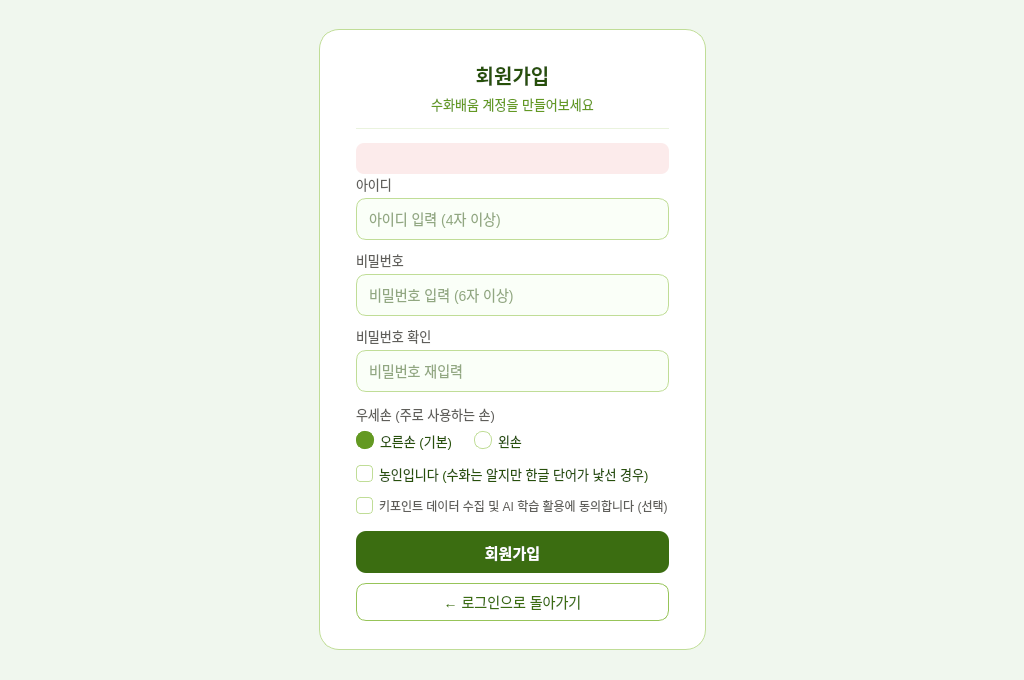
<?xml version="1.0" encoding="UTF-8"?>
<ui version="4.0">
 <class>RegisterWidget</class>
 <widget class="QWidget" name="RegisterWidget">
  <property name="geometry">
   <rect><x>0</x><y>0</y><width>1024</width><height>680</height></rect>
  </property>
  <property name="windowTitle"><string>수화배움 — 회원가입</string></property>
  <property name="styleSheet">
   <string notr="true">
QWidget#RegisterWidget { background: #F0F7EE; }
QFrame#regCard { background: white; border-radius: 20px; border: 1px solid #C0DD97; }
QLabel#titleLabel { font-size: 20px; font-weight: 500; color: #27500A; }
QLabel#subLabel   { font-size: 13px; color: #639922; }
QFrame#divider    { background: #EAF3DE; border: none; max-height: 1px; }
QLabel#errorLabel { color:#A32D2D; background:#FCEBEB; border-radius:8px; padding:8px; font-size:13px; }
QLabel#fieldLabel { font-size: 13px; color: #5F5E5A; }
QLineEdit {
    border: 1px solid #C0DD97; border-radius: 10px;
    padding: 0 10px; font-size: 14px; color: #27500A;
    background: #FAFFF8; min-height: 40px; max-height: 40px;
}
QLineEdit:focus { border-color: #639922; background: #F3FBED; }
QRadioButton {
    font-size: 13px; color: #27500A; spacing: 6px;
}
QRadioButton::indicator {
    width: 16px; height: 16px;
    border: 1px solid #C0DD97; border-radius: 8px; background: white;
}
QRadioButton::indicator:checked {
    background: #639922; border-color: #639922;
}
QCheckBox#consentBox {
    font-size: 12px; color: #5F5E5A;
}
QCheckBox#consentBox::indicator {
    width: 15px; height: 15px;
    border: 1px solid #C0DD97; border-radius: 4px; background: white;
}
QCheckBox#consentBox::indicator:checked { background: #639922; border-color: #639922; }
QCheckBox#deafBox {
    font-size: 13px; color: #27500A;
}
QCheckBox#deafBox::indicator {
    width: 15px; height: 15px;
    border: 1px solid #C0DD97; border-radius: 4px; background: white;
}
QCheckBox#deafBox::indicator:checked { background: #639922; border-color: #639922; }
QPushButton#registerBtn {
    background: #3B6D11; color: white; border: none;
    border-radius: 10px; font-size: 15px; font-weight: 500;
}
QPushButton#registerBtn:hover { background: #27500A; }
QPushButton#registerBtn:disabled { background: #B4B2A9; }
QPushButton#backBtn {
    background: transparent; color: #3B6D11;
    border: 1px solid #97C459; border-radius: 10px; font-size: 14px;
}
QPushButton#backBtn:hover { background: #EAF3DE; }
   </string>
  </property>

  <layout class="QVBoxLayout" name="rootLayout">
   <property name="spacing"><number>0</number></property>
   <property name="leftMargin"><number>0</number></property>
   <property name="topMargin"><number>0</number></property>
   <property name="rightMargin"><number>0</number></property>
   <property name="bottomMargin"><number>0</number></property>

   <item>
    <spacer><property name="orientation"><enum>Qt::Vertical</enum></property><property name="sizeHint" stdset="0"><size><width>20</width><height>30</height></size></property></spacer>
   </item>

   <item>
    <layout class="QHBoxLayout" name="centerRow">
     <item><spacer><property name="orientation"><enum>Qt::Horizontal</enum></property><property name="sizeHint" stdset="0"><size><width>40</width><height>20</height></size></property></spacer></item>
     <item>
      <widget class="QFrame" name="regCard">
       <property name="minimumWidth"><number>420</number></property>
       <property name="maximumWidth"><number>420</number></property>

       <layout class="QVBoxLayout" name="cardLayout">
        <property name="leftMargin"><number>36</number></property>
        <property name="topMargin"><number>30</number></property>
        <property name="rightMargin"><number>36</number></property>
        <property name="bottomMargin"><number>28</number></property>
        <property name="spacing"><number>0</number></property>

        <!-- 타이틀 -->
        <item><widget class="QLabel" name="titleLabel"><property name="text"><string>회원가입</string></property><property name="alignment"><set>Qt::AlignCenter</set></property></widget></item>
        <item><spacer><property name="orientation"><enum>Qt::Vertical</enum></property><property name="sizeType"><enum>QSizePolicy::Fixed</enum></property><property name="sizeHint" stdset="0"><size><width>20</width><height>4</height></size></property></spacer></item>
        <item><widget class="QLabel" name="subLabel"><property name="text"><string>수화배움 계정을 만들어보세요</string></property><property name="alignment"><set>Qt::AlignCenter</set></property></widget></item>
        <item><spacer><property name="orientation"><enum>Qt::Vertical</enum></property><property name="sizeType"><enum>QSizePolicy::Fixed</enum></property><property name="sizeHint" stdset="0"><size><width>20</width><height>14</height></size></property></spacer></item>
        <item><widget class="QFrame" name="divider"><property name="frameShape"><enum>QFrame::HLine</enum></property><property name="frameShadow"><enum>QFrame::Plain</enum></property></widget></item>
        <item><spacer><property name="orientation"><enum>Qt::Vertical</enum></property><property name="sizeType"><enum>QSizePolicy::Fixed</enum></property><property name="sizeHint" stdset="0"><size><width>20</width><height>14</height></size></property></spacer></item>

        <!-- 오류 레이블 -->
        <item><widget class="QLabel" name="errorLabel"><property name="text"><string/></property><property name="alignment"><set>Qt::AlignCenter</set></property><property name="wordWrap"><bool>true</bool></property><property name="visible"><bool>false</bool></property></widget></item>

        <!-- 아이디 -->
        <item><widget class="QLabel" name="fieldLabel"><property name="text"><string>아이디</string></property></widget></item>
        <item><spacer><property name="orientation"><enum>Qt::Vertical</enum></property><property name="sizeType"><enum>QSizePolicy::Fixed</enum></property><property name="sizeHint" stdset="0"><size><width>20</width><height>4</height></size></property></spacer></item>
        <item><widget class="QLineEdit" name="usernameEdit"><property name="placeholderText"><string>아이디 입력 (4자 이상)</string></property></widget></item>
        <item><spacer><property name="orientation"><enum>Qt::Vertical</enum></property><property name="sizeType"><enum>QSizePolicy::Fixed</enum></property><property name="sizeHint" stdset="0"><size><width>20</width><height>10</height></size></property></spacer></item>

        <!-- 비밀번호 -->
        <item><widget class="QLabel"><property name="text"><string>비밀번호</string></property><property name="styleSheet"><string>font-size:13px; color:#5F5E5A;</string></property></widget></item>
        <item><spacer><property name="orientation"><enum>Qt::Vertical</enum></property><property name="sizeType"><enum>QSizePolicy::Fixed</enum></property><property name="sizeHint" stdset="0"><size><width>20</width><height>4</height></size></property></spacer></item>
        <item><widget class="QLineEdit" name="passwordEdit"><property name="placeholderText"><string>비밀번호 입력 (6자 이상)</string></property><property name="echoMode"><enum>QLineEdit::Password</enum></property></widget></item>
        <item><spacer><property name="orientation"><enum>Qt::Vertical</enum></property><property name="sizeType"><enum>QSizePolicy::Fixed</enum></property><property name="sizeHint" stdset="0"><size><width>20</width><height>10</height></size></property></spacer></item>

        <!-- 비밀번호 확인 -->
        <item><widget class="QLabel"><property name="text"><string>비밀번호 확인</string></property><property name="styleSheet"><string>font-size:13px; color:#5F5E5A;</string></property></widget></item>
        <item><spacer><property name="orientation"><enum>Qt::Vertical</enum></property><property name="sizeType"><enum>QSizePolicy::Fixed</enum></property><property name="sizeHint" stdset="0"><size><width>20</width><height>4</height></size></property></spacer></item>
        <item><widget class="QLineEdit" name="passwordConfirmEdit"><property name="placeholderText"><string>비밀번호 재입력</string></property><property name="echoMode"><enum>QLineEdit::Password</enum></property></widget></item>
        <item><spacer><property name="orientation"><enum>Qt::Vertical</enum></property><property name="sizeType"><enum>QSizePolicy::Fixed</enum></property><property name="sizeHint" stdset="0"><size><width>20</width><height>12</height></size></property></spacer></item>

        <!-- 우세손 -->
        <item><widget class="QLabel"><property name="text"><string>우세손 (주로 사용하는 손)</string></property><property name="styleSheet"><string>font-size:13px; color:#5F5E5A;</string></property></widget></item>
        <item><spacer><property name="orientation"><enum>Qt::Vertical</enum></property><property name="sizeType"><enum>QSizePolicy::Fixed</enum></property><property name="sizeHint" stdset="0"><size><width>20</width><height>6</height></size></property></spacer></item>
        <item>
         <layout class="QHBoxLayout" name="handRow">
          <property name="spacing"><number>20</number></property>
          <item><widget class="QRadioButton" name="rightHandBtn"><property name="text"><string>오른손 (기본)</string></property><property name="checked"><bool>true</bool></property></widget></item>
          <item><widget class="QRadioButton" name="leftHandBtn"><property name="text"><string>왼손</string></property></widget></item>
          <item><spacer><property name="orientation"><enum>Qt::Horizontal</enum></property><property name="sizeHint" stdset="0"><size><width>40</width><height>20</height></size></property></spacer></item>
         </layout>
        </item>
        <item><spacer><property name="orientation"><enum>Qt::Vertical</enum></property><property name="sizeType"><enum>QSizePolicy::Fixed</enum></property><property name="sizeHint" stdset="0"><size><width>20</width><height>12</height></size></property></spacer></item>

        <!-- 농인 여부 -->
        <item><widget class="QCheckBox" name="deafBox"><property name="text"><string>농인입니다 (수화는 알지만 한글 단어가 낯선 경우)</string></property></widget></item>
        <item><spacer><property name="orientation"><enum>Qt::Vertical</enum></property><property name="sizeType"><enum>QSizePolicy::Fixed</enum></property><property name="sizeHint" stdset="0"><size><width>20</width><height>12</height></size></property></spacer></item>

        <!-- 키포인트 수집 동의 -->
        <item><widget class="QCheckBox" name="consentBox"><property name="text"><string>키포인트 데이터 수집 및 AI 학습 활용에 동의합니다 (선택)</string></property></widget></item>
        <item><spacer><property name="orientation"><enum>Qt::Vertical</enum></property><property name="sizeType"><enum>QSizePolicy::Fixed</enum></property><property name="sizeHint" stdset="0"><size><width>20</width><height>16</height></size></property></spacer></item>

        <!-- 버튼 -->
        <item><widget class="QPushButton" name="registerBtn"><property name="text"><string>회원가입</string></property><property name="minimumSize"><size><width>0</width><height>42</height></size></property><property name="cursor"><cursorShape>PointingHandCursor</cursorShape></property></widget></item>
        <item><spacer><property name="orientation"><enum>Qt::Vertical</enum></property><property name="sizeType"><enum>QSizePolicy::Fixed</enum></property><property name="sizeHint" stdset="0"><size><width>20</width><height>10</height></size></property></spacer></item>
        <item><widget class="QPushButton" name="backBtn"><property name="text"><string>← 로그인으로 돌아가기</string></property><property name="minimumSize"><size><width>0</width><height>38</height></size></property><property name="cursor"><cursorShape>PointingHandCursor</cursorShape></property></widget></item>

       </layout>
      </widget>
     </item>
     <item><spacer><property name="orientation"><enum>Qt::Horizontal</enum></property><property name="sizeHint" stdset="0"><size><width>40</width><height>20</height></size></property></spacer></item>
    </layout>
   </item>

   <item>
    <spacer><property name="orientation"><enum>Qt::Vertical</enum></property><property name="sizeHint" stdset="0"><size><width>20</width><height>30</height></size></property></spacer>
   </item>
  </layout>
 </widget>
 <resources/>
 <connections/>
</ui>
